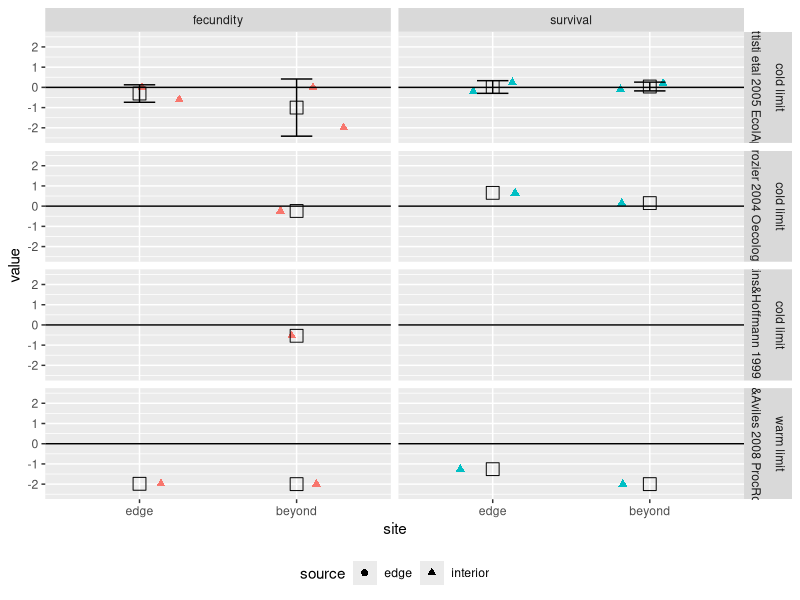
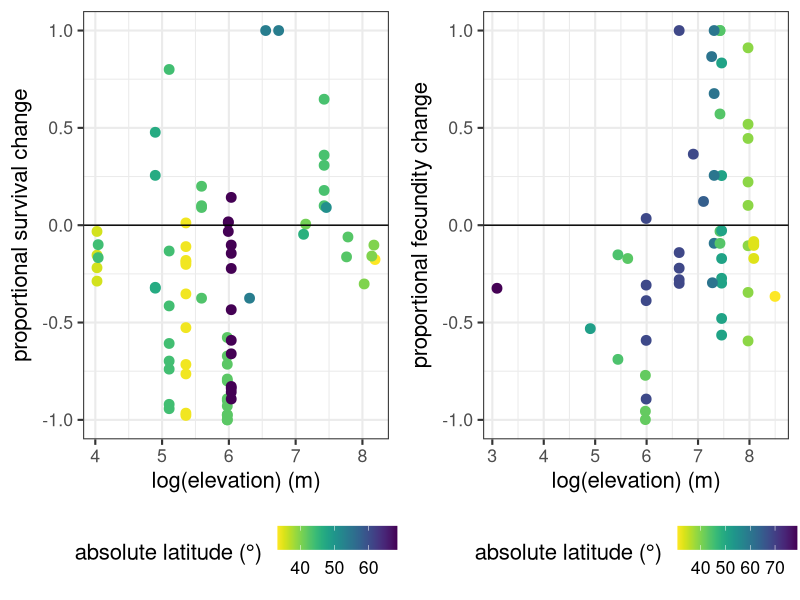
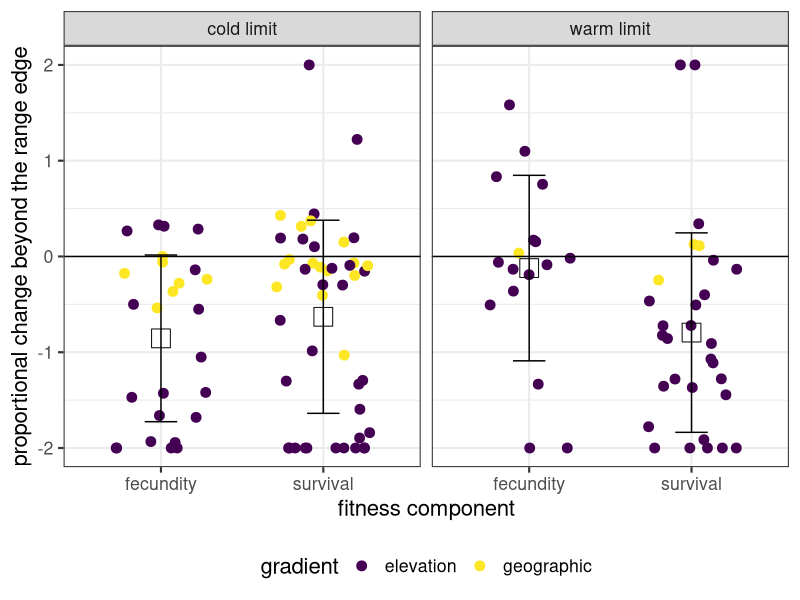

R code for these plots, in order:
#Explore survival and fecundity data in meta-analyses
library(ggplot2)
library(reshape2)
library(Hmisc)
library(cowplot)
library(viridis)

wd=getwd()

#===============================================
#Anderson
#https://nph.onlinelibrary.wiley.com/doi/full/10.1111/nph.13693
#binary fitness components (germination, seedling establishment, juvenile survival and adult survival
#Fecundity data were available at the level of the individual plant (e.g. number of flowers, fruits or seeds per individual) for 55 records (species by study combinations). For the remaining 40 records, fecundity data were presented on a population level, either per unit area (e.g. number of seeds or seed biomass per m2) or per plot (e.g. fecundity per experimental block). 

#some matches between s1 (survival) and s4 (fecundity)
setwd("./Data/")
s1= read.csv("Anderson_Plant_S1.csv")
s4= read.csv("Anderson_Plant_S4.csv")
#restrict to warming treatments
s1= s1[s1$treatment %in% c("infrared_heater","warming"),] #"snow_removal",
s4= s4[s4$treatment %in% c("active_warming","passive_warming"),]

s1$surv_e= s1$ai/s1$n1i
s1$surv_c= s1$ci/s1$n2i
s1$surv_d= (s1$surv_e-s1$surv_c)/s1$surv_c

s4$fit_d= (s4$m1i-s4$m2i)/s4$m2i

#STATS
s1$surv_d[is.infinite(s1$surv_d)]=NA

#find outliers
#ggplot(data=s1, aes(x=elevation.m., y = surv_d, group=1, color=absolute_latitude))+geom_boxplot()
#ggplot(data=s4, aes(x=elevation.m., y = fit_d, group=1, color=absolute_latitude))+geom_boxplot()
#values above 1 outliers so bound to 1
s1$surv_d[s1$surv_d>1]=1
s4$fit_d[s4$fit_d>1]=1

#check normality, more normally distributed without log
# hist(s1$surv_d) 
# hist(s4$fit_d)
# hist(log(s1$elevation.m.))
# hist(log(s4$elevation.m.))

mod.s= lm(surv_d~log(elevation.m.)+absolute_latitude, data=s1)
mod.f= lm(fit_d~log(elevation.m.)+absolute_latitude, data=s4)

anova(mod.s)
anova(mod.f)
summary(mod.s)
summary(mod.f)

#--------------------------
#FIGURE

#survival
s.plot= ggplot(data=s1, aes(x=log(elevation.m.), y = surv_d, group=1, color=absolute_latitude))+geom_point(size=3)+ylim(-1,1)+#xlim(0,3500)+
  geom_hline(yintercept=0)+theme_bw(base_size = 16)+theme(legend.position = "bottom")+
  ylab("proportional survival change") +xlab("log(elevation) (m)")+
  scale_colour_gradientn(colours = rev(viridis(20)), name="absolute latitude (°)" )
#geom_smooth(method="lm",color="grey",se=TRUE)+

#fedundity
f.plot=ggplot(data=s4, aes(x=log(elevation.m.), y = fit_d, group=1, color=absolute_latitude))+geom_point(size=3)+ylim(-1,1)+#xlim(0,3500)+
  geom_hline(yintercept=0)+theme_bw(base_size = 16)+theme(legend.position = "bottom")+
  ylab("proportional fecundity change") +xlab("log(elevation) (m)")  +
  scale_colour_gradientn(colours = rev(viridis(20)), name="absolute latitude (°)")

setwd("/Volumes/GoogleDrive/My Drive/Buckley/Work/FitnessContrib_JEB/figures/meta_data/")
pdf("AndersonFig.pdf", height = 8, width = 10)
plot_grid(s.plot,f.plot)
dev.off()

#===============================================
#Hargraves

setwd(wd)
setwd("./Data/")
fit= read.csv("Hargreaves_metaperfdata.csv")

#parameter
#Em=emergence (germination to young life stage for plants, hatching for insects), G=growth, S=survival, R=reproduction, 
#Ov=overall fitness=combination of >1 fitness component (Em, S, R) or lifetime fitness as presented in article (see Hargreaves et al 2013 for full explanation)

#RESTRICT to S, R, Ov
fit= fit[fit$parameter %in% c("S","R"),]
fit= fit[fit$limit %in% c("high","low","equitoral","polar"),] 

#limit type:	divides range limits into G=geographic, E=elevational
#limit:	location of RL relative to the species entire range. high=high elev RL, low=low elev RL, polar=high latitude RL (northern RL in northern hemisphere, southern RL in southern hemisphere), equatorial=low latitude RL, east=eastern RL (longitudinal), west=western RL (longitudinal).

# #UNNORMALIZED
# #melt
# f.long= melt(data = fit, id.vars = c("reference","species","organism","limit.type","limit","parameter"), measure.vars = c("i.I", "i.E", "i.B", "e.I", "e.E", "e.B"))
# f.long$home<-"home"
# f.long$home[f.long$variable %in% c("i.E","e.I" )] <-"away"
# f.long$home[f.long$variable %in% c("i.B","e.B" )] <-"beyond"
# f.long$source<-"int"
# f.long$source[f.long$variable %in% c("e.I","e.E","e.B")] <-"edge"
# f.long$site<-"int"
# f.long$site[f.long$variable %in% c("i.E","e.E")] <-"edge"
# f.long$site[f.long$variable %in% c("i.B","e.B")] <-"beyond"

#-------------
#NORMALIZED
#melt
f.long= melt(data = fit, id.vars = c("reference","species","organism","limit.type","limit","parameter"), measure.vars = c("i.BI", "i.EI", "i.BE", "e.BI", "e.IE", "e.BE"))
#drop extra comparisons
f.long= f.long[f.long$variable %in% c("i.EI","i.BI","e.BE"), ] #drop e.IE, keep edge to beyond: "e.BE"

f.long$source<-"interior"
f.long$source[f.long$variable %in% c("e.IE","e.BE")] <-"edge"
f.long$site<-NA
f.long$site[f.long$variable %in% c("e.IE")] <-"interior"
f.long$site[f.long$variable %in% c("i.EI")] <-"edge"
f.long$site[f.long$variable %in% c("i.BI", "e.BE")] <-"beyond"

#other variables
f.long$site= factor(f.long$site, levels=c("interior","edge","beyond"))
f.long$group= paste(f.long$reference, f.long$species, f.long$limit, sep="_")
f.long$edge<-"cold limit"
f.long$edge[f.long$limit %in% c("low","equitoral")] <-"warm limit"
#change parameter name
f.long$parameter.lab<-NA
#f.long$parameter.lab[f.long$parameter=="G"]<-"growth"
f.long$parameter.lab[f.long$parameter=="R"]<-"fecundity"
f.long$parameter.lab[f.long$parameter=="S"]<-"survival"

#---------------------------
#FIGURE

#just beyond
f.long2= subset(f.long, f.long$site=="beyond")
#separate geographic / elevation
f.long2$gradient="elevation"
f.long2$gradient[f.long2$limit.type=="G"]="geographic"

setwd("/Volumes/GoogleDrive/My Drive/Buckley/Work/FitnessContrib_JEB/figures/meta_data/")
pdf("HargreavesFig.pdf", height = 8, width = 10)
ggplot(data=f.long2, aes(x=parameter.lab, y = value, color=gradient))+geom_jitter(size=3, width=0.3, height=0)+facet_grid(~edge) +
  geom_hline(yintercept=0)+theme_bw(base_size = 16) +theme(legend.position = "bottom")+ #+theme(strip.text.y = element_text(angle = 360))+stat_summary(fun.y=mean, geom="point")
  ylim(-2,2)+ylab("proportional change beyond the range edge")+xlab("fitness component")+
  stat_summary(fun.y=mean, geom="point", color="black", size=6, shape=0)+stat_summary(fun.data=mean_sdl,fun.args = list(mult=1), geom="errorbar",width=0.2, color="black")+
  scale_color_viridis(discrete=TRUE)
 dev.off()

#stats
#hist(f.long2[f.long2$parameter.lab=="survival","value"]) 
 
mod.f= lm(value~edge+gradient, data=f.long2[f.long2$parameter.lab=="fecundity",])
mod.s= lm(value~edge+gradient, data=f.long2[f.long2$parameter.lab=="survival",])

#==============================
#ANIMALS
  
#from Hargreaves
#check animals
  ggplot(data=f.long[f.long$organism=="Animal",], aes(x=site, y = value, color=parameter.lab, shape=source))+geom_jitter(size=2, width=0.3, height=0)+facet_grid(edge+reference~parameter.lab) +
    geom_hline(yintercept=0)+stat_summary(fun.data=mean_sdl,fun.args = list(mult=1), geom="errorbar",width=0.2, color="black")+
    stat_summary(fun.y=mean, geom="point", color="black", size=4, shape=0) +theme(legend.position = "bottom")+guides(colour=FALSE)+ #+theme(strip.text.y = element_text(angle = 360))+stat_summary(fun.y=mean, geom="point")
    ylim(-2.5,2.5)
  
  
  
